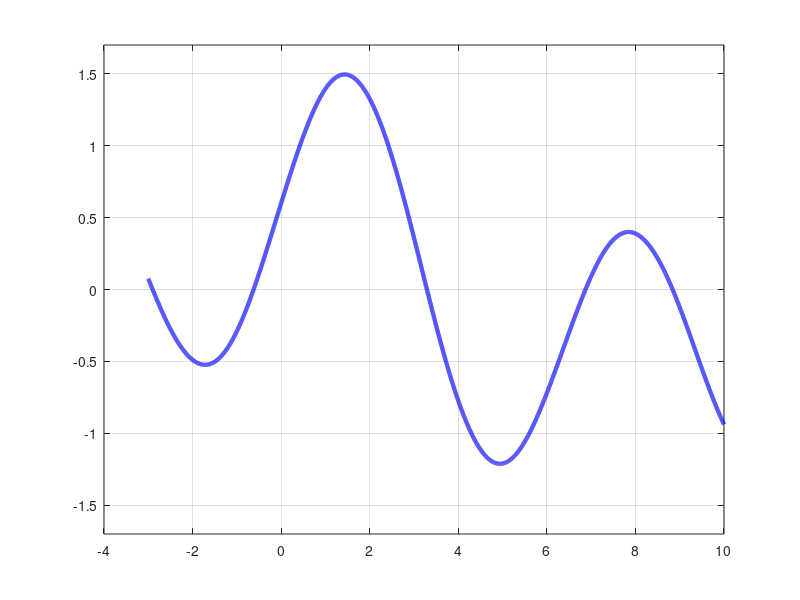

The MATLAB source for this figure: (Note: this script raises an error after producing the figure.)
clear all; clc; close all
x = -3:.001:10;
y = sin(x) + .002*sin(-4*x) + .6*cos(.4*x);
h = figure;hold on; box on; grid on
plot (x,y, 'linewidth', 3, 'Color', [0 0 1]); hold on; box on; grid on
ylim([-1.7 1.7]); yticks(['']);
xlim([-3 10]); 
xticks([-2.3 -00.171 2.16 4.381 6.42 8.2723 9.957])
xticklabels({'x1','x2','x3','x4','x5','x6','x7'});
ylabel('f(x)','fontsize',14)
xlabel('$\mathcal{X}$', 'Interpreter', 'Latex', 'fontsize', 15)
fifth = [-2.3399000000000000,-0.3809169434660837];
fourth = [2.1600000000000,1.21737619930394];
third = [4.38100000000000,-1.0533747831167254];
second = [8.276000000000000,0.3267847076713612];
first = [9.95700000000000,-0.909083795516733];

plot([first(1) second(1)],[first(2) second(2)],'linewidth', 3, 'Color', [0 0.7 0])
plot([second(1), third(1)],[second(2), third(2)],'linewidth', 3, 'Color', [0 0.7 0])
plot([third(1) fourth(1)],[third(2) fourth(2)],'linewidth', 3, 'Color', [0 0.7 0])
plot([fourth(1) fifth(1)],[fourth(2) fifth(2)],'linewidth', 3, 'Color',[0 0.7 0])

filename = '../_figures/UsamplingPlot';
print(h, '-depsc', filename)